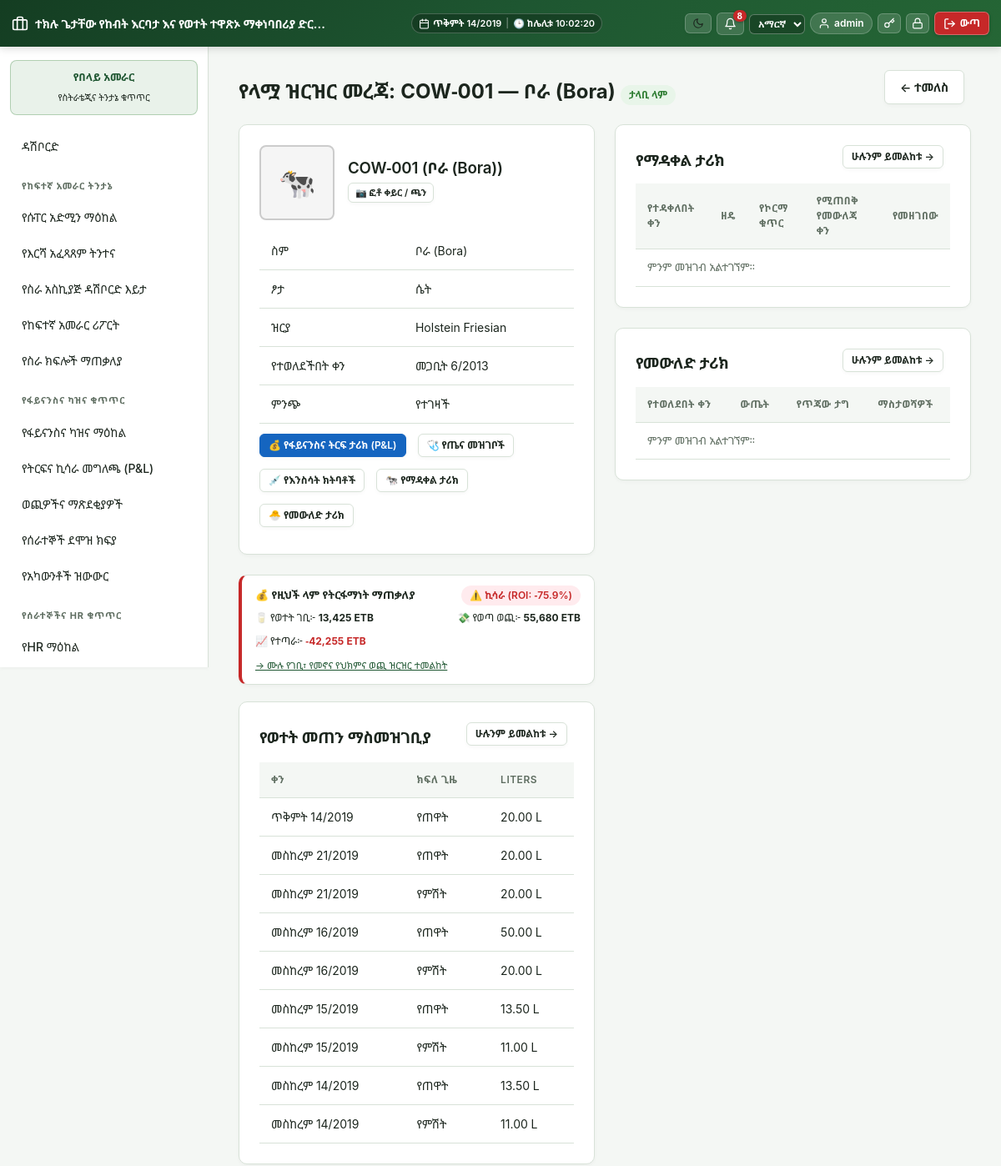
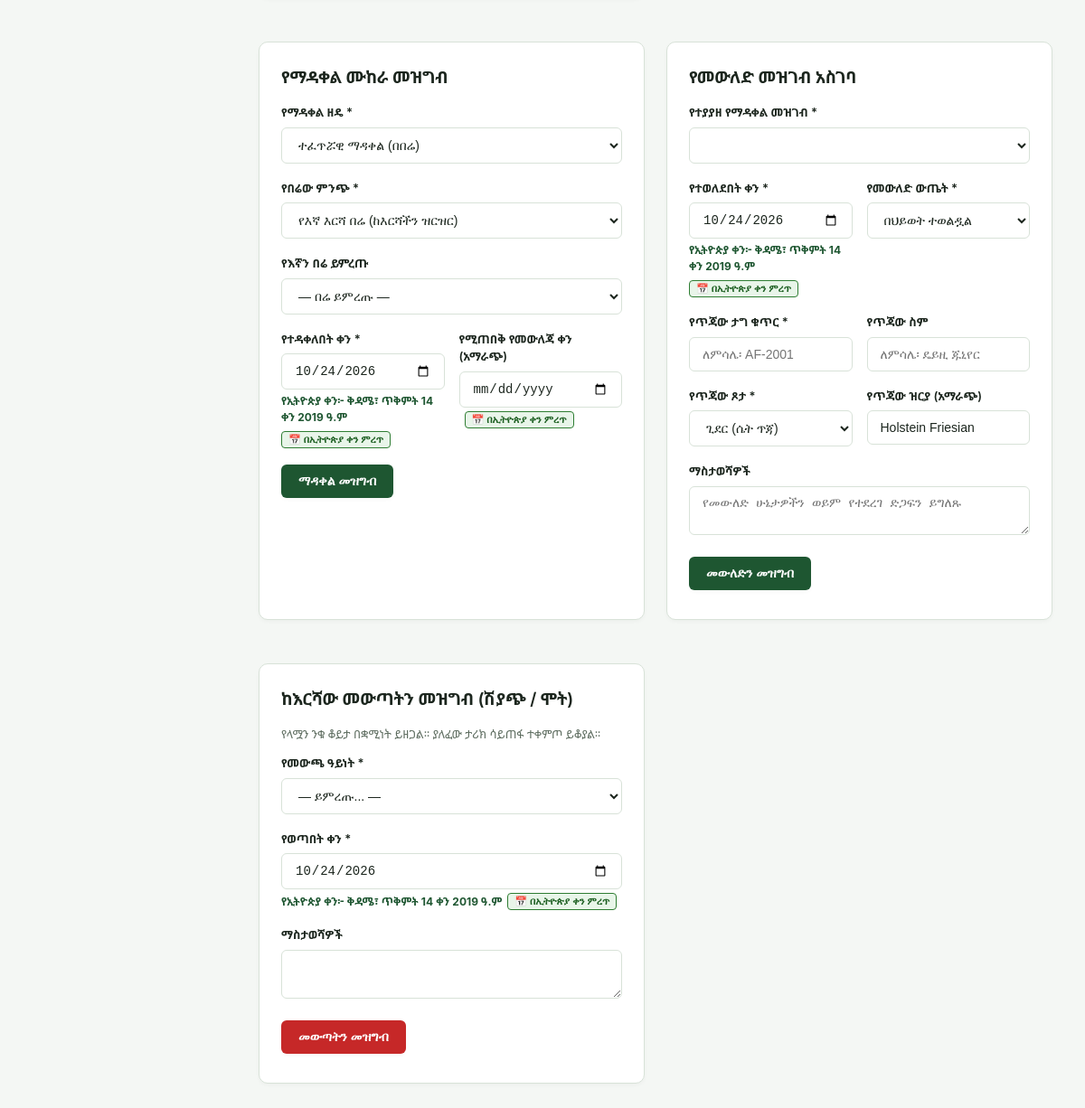
Screenshot of /modules/dairy/cow_view.php (signed in) with the database file from the repository (2 pictures, top to bottom).
### tables this page shows
CREATE TABLE `dairy_cows` (
  `id` int(11) NOT NULL,
  `tag_number` varchar(50) NOT NULL,
  `name` varchar(100) DEFAULT NULL,
  `photo_path` varchar(255) DEFAULT NULL,
  `sex` enum('female','male') NOT NULL,
  `date_of_birth` date DEFAULT NULL,
  `breed` varchar(100) DEFAULT NULL,
  `dam_id` int(11) DEFAULT NULL,
  `sire_id` int(11) DEFAULT NULL,
  `cow_group_id` int(11) DEFAULT NULL,
  `lifecycle_status` enum('registered','calf','heifer','milking','dry','pregnant','sold','deceased') NOT NULL DEFAULT 'registered',
  `is_sick` tinyint(1) NOT NULL DEFAULT 0,
  `acquired_date` date DEFAULT NULL,
  `purchase_price` decimal(12,2) NOT NULL DEFAULT 0.00,
  `source` enum('born_on_farm','purchased') DEFAULT NULL,
  `created_at` datetime DEFAULT current_timestamp(),
  `updated_at` datetime DEFAULT current_timestamp() ON UPDATE current_timestamp()
);

CREATE TABLE `dairy_milk_yield_entries` (
  `id` int(11) NOT NULL,
  `milking_session_id` int(11) NOT NULL,
  `cow_id` int(11) NOT NULL,
  `yield_liters` decimal(6,2) NOT NULL,
  `observation` varchar(255) DEFAULT NULL,
  `flagged_abnormal` tinyint(1) NOT NULL DEFAULT 0,
  `recorded_by` int(11) NOT NULL,
  `created_at` datetime DEFAULT current_timestamp()
);

CREATE TABLE `dairy_milking_sessions` (
  `id` int(11) NOT NULL,
  `session_date` date NOT NULL,
  `session_type` enum('morning','evening') NOT NULL,
  `recorded_by` int(11) NOT NULL,
  `closed_at` datetime DEFAULT NULL,
  `calf_liters` decimal(10,2) NOT NULL DEFAULT 0.00,
  `other_liters` decimal(10,2) NOT NULL DEFAULT 0.00,
  `notes` text DEFAULT NULL
);

### modules/dairy/cow_view.php (the view, shortened to what the rows shown need)
<?php
require_once __DIR__ . '/../../includes/functions.php';
require_once __DIR__ . '/../../includes/auth.php';
$id = (int) ($_GET['id'] ?? 0);
$stmtCow = db()->prepare("SELECT * FROM dairy_cows WHERE id = ?");
$stmtCow->execute([$id]);
$cow = $id > 0 ? $stmtCow->fetch() : null;
if (!$cow) {
    $firstId = db()->query("SELECT id FROM dairy_cows ORDER BY id ASC LIMIT 1")->fetchColumn();
    if ($firstId) {
        $id = (int)$firstId;
        $stmtCow->execute([$id]);
        $cow = $stmtCow->fetch();
    } else {
        flash('No cow records found.', 'error');
        header('Location: ' . BASE_URL . '/modules/dairy/cows.php');
        exit;
    }
}
require_once __DIR__ . '/../../includes/header.php';
$yields = db()->prepare(
    "SELECT e.yield_liters, e.created_at, s.session_date, s.session_type
     FROM dairy_milk_yield_entries e JOIN dairy_milking_sessions s ON s.id = e.milking_session_id
     WHERE e.cow_id = ? ORDER BY s.session_date DESC LIMIT 10"
);
$yields->execute([$id]);
$yields = $yields->fetchAll();
$active = cow_is_active($cow);
?>
<div style="display:flex;justify-content:space-between;align-items:center;margin-bottom:16px;flex-wrap:wrap;gap:10px">
    <h2 class="mt-0" style="margin:0"><?= h(t('dairy.cow_profile', 'Cow Profile')) ?>: <?= h($cow['tag_number']) ?> <?= $cow['name'] ? '— ' . h($cow['name']) : '' ?> <span class="badge <?= h($cow['lifecycle_status']) ?>"><?= h(t('dairy.lifecycle_' . $cow['lifecycle_status'], $cow['lifecycle_status'])) ?></span></h2>
    <a href="<?= BASE_URL ?>/modules/dairy/cows.php" class="btn secondary">&larr; <?= h(t('common.back', 'Back to Cow List')) ?></a>
</div>
<div style="display:grid;grid-template-columns:1fr 1fr;gap:24px;margin-bottom:24px">
    <div>
        <div class="card">
            <div style="display:flex;gap:16px;align-items:center;margin-bottom:14px">
                <div>
                    <h3 style="margin:0 0 4px 0"><?= h($cow['tag_number']) ?> <?= $cow['name'] ? '('.h($cow['name']).')' : '' ?></h3>
                    <form method="post" enctype="multipart/form-data" style="display:flex;gap:6px;align-items:center"><?= csrf_field() ?>
                        <label class="btn secondary" style="padding:3px 8px;font-size:11px;cursor:pointer">
                        </label>
                    </form>
                </div>
            </div>
            <table>
                <tr><td><?= h(t('common.name', 'Name')) ?></td><td><?= h($cow['name'] ?: '—') ?></td></tr>
                <tr><td><?= h(t('dairy.sex', 'Sex')) ?></td><td><?= h($cow['sex'] === 'female' ? t('dairy.female', 'Female') : t('dairy.male', 'Male')) ?></td></tr>
                <tr><td><?= h(t('dairy.breed', 'Breed')) ?></td><td><?= h($cow['breed'] ?: '—') ?></td></tr>
                <tr><td><?= h(t('dairy.dob', 'Date of Birth')) ?></td><td><?= h($cow['date_of_birth'] ? eth_date($cow['date_of_birth']) : '—') ?></td></tr>
                <tr><td><?= h(t('dairy.source', 'Source')) ?></td><td><?= h($cow['source'] === 'born_on_farm' ? t('dairy.born_on_farm', 'Born on Farm') : ($cow['source'] === 'purchased' ? t('dairy.purchased', 'Purchased') : '—')) ?></td></tr>
            </table>
        </div>
        <?php $cowFinQuick = cow_financial_summary($id); ?>
        <div class="card">
            <table>
                <tr>
                    <th><?= h(t('common.date', 'Date')) ?></th>
                    <th><?= current_locale() === 'am' ? 'ክፍለ ጊዜ' : 'Session' ?></th>
                    <th><?= h(t('dairy.total_liters', 'Liters')) ?></th>
                </tr>
                <?php foreach ($yields as $y):
                    $sessName = match($y['session_type']) {
                        'morning' => (current_locale() === 'am' ? 'የጠዋት' : 'Morning'),
                        'afternoon' => (current_locale() === 'am' ? 'የከሰዓት' : 'Afternoon'),
                        'evening' => (current_locale() === 'am' ? 'የምሽት' : 'Evening'),
                        default => ucfirst($y['session_type'])
                    };
                ?>
                    <tr><td><?= h(eth_date($y['session_date'])) ?></td><td><?= h($sessName) ?></td><td><?= h($y['yield_liters']) ?> L</td></tr>
                <?php endforeach; ?>
            </table>
        </div>
    </div>
    <div>
        <?php if ($cow['sex'] === 'female'): ?>
            <div class="card">
                <table>
                    <thead>
                        <tr>
                            <th><?= current_locale() === 'am' ? 'የተዳቀለበት ቀን' : 'Breeding Date' ?></th>
                            <th><?= current_locale() === 'am' ? 'ዘዴ' : 'Method' ?></th>
                            <th><?= current_locale() === 'am' ? 'የኮርማ ቁጥር' : 'Sire Ref' ?></th>
                            <th><?= current_locale() === 'am' ? 'የሚጠበቅ የመውለጃ ቀን' : 'Exp Calving' ?></th>
                            <th><?= current_locale() === 'am' ? 'የመዘገበው' : 'Recorded By' ?></th>
                        </tr>
                    </thead>
                </table>
            </div>
            <div class="card">
                <table>
                    <thead>
                        <tr>
                            <th><?= current_locale() === 'am' ? 'የተወለደበት ቀን' : 'Calving Date' ?></th>
                            <th><?= current_locale() === 'am' ? 'ውጤት' : 'Outcome' ?></th>
                            <th><?= current_locale() === 'am' ? 'የጥጃው ታግ' : 'Calf Tag' ?></th>
                            <th><?= h(t('common.notes', 'Notes')) ?></th>
                        </tr>
                    </thead>
                </table>
            </div>
        <?php endif; ?>
    </div>
</div>
<?php if ($active): ?>
    <div style="display:grid;grid-template-columns:1fr 1fr;gap:24px;margin-bottom:24px">
        <?php if ($cow['sex'] === 'female'): ?>
            <div class="card">
                <h3><?= current_locale() === 'am' ? 'የማዳቀል ሙከራ መዝግብ' : 'Record Breeding Attempt' ?></h3>
                <form method="post" id="breedingForm">
                    <div class="form-group">
                        <label><?= current_locale() === 'am' ? 'የማዳቀል ዘዴ *' : 'Breeding Method *' ?></label>
                        <select name="method" required>
                            <option value="natural"><?= current_locale() === 'am' ? 'ተፈጥሯዊ ማዳቀል (በበሬ)' : 'Natural Mating' ?></option>
                        </select>
                    </div>
                    <div class="form-group">
                        <label><?= current_locale() === 'am' ? 'የበሬው ምንጭ *' : 'Sire Source *' ?></label>
                        <select name="sire_source" id="sire_source_select" onchange="toggleSireSource(this.value)">
                            <option value="internal"><?= current_locale() === 'am' ? 'የእኛ እርሻ በሬ (ከእርሻችን ዝርዝር)' : 'Our Farm Bull' ?></option>
                        </select>
                    </div>
                    <div class="form-group" id="internal_bull_group">
                        <label><?= current_locale() === 'am' ? 'የእኛን በሬ ይምረጡ' : 'Select Our Bull' ?></label>
                        <select id="internal_bull_ref">
                            <option value="">— <?= current_locale() === 'am' ? 'በሬ ይምረጡ' : 'Select' ?> —</option>
                        </select>
                    </div>
                    <div class="form-row">
                        <div class="form-group">
                            <label><?= current_locale() === 'am' ? 'የተዳቀለበት ቀን *' : 'Breeding Date *' ?></label>
                            <input type="date" name="breeding_date" value="<?= date('Y-m-d') ?>" required>
                        </div>
                        <div class="form-group">
                            <label><?= current_locale() === 'am' ? 'የሚጠበቅ የመውለጃ ቀን (አማራጭ)' : 'Expected Calving Date (Optional)' ?></label>
                            <input type="date" name="expected_calving_date">
                        </div>
                    </div>
                    <button class="btn" type="submit" name="record_breeding" value="1" onclick="prepareBreedingSubmit()"><?= current_locale() === 'am' ? 'ማዳቀል መዝግብ' : 'Record Breeding' ?></button>
                </form>
            </div>
            <div class="card">
                <h3><?= current_locale() === 'am' ? 'የመውለድ መዝገብ አስገባ' : 'Record Calving / Gestation Exit' ?></h3>
                <form method="post">
                    <div class="form-group">
                        <label><?= current_locale() === 'am' ? 'የተያያዘ የማዳቀል መዝገብ *' : 'Link to Breeding Record *' ?></label>
                        <select name="breeding_record_id" required>
                        </select>
                    </div>
                    <div class="form-row">
                        <div class="form-group">
                            <label><?= current_locale() === 'am' ? 'የተወለደበት ቀን *' : 'Calving Date *' ?></label>
                            <input type="date" name="calving_date" value="<?= date('Y-m-d') ?>" required>
                        </div>
                        <div class="form-group">
                            <label><?= current_locale() === 'am' ? 'የመውለድ ውጤት *' : 'Outcome *' ?></label>
                            <select name="outcome" id="calving_outcome" required onchange="toggleCalfFields(this.value)">
                                <option value="live_birth"><?= current_locale() === 'am' ? 'በህይወት ተወልዷል' : 'Live Birth' ?></option>
                            </select>
                        </div>
                    </div>
                    <div id="calf_details_form">
                        <div class="form-row">
                            <div class="form-group">
                                <label><?= current_locale() === 'am' ? 'የጥጃው ታግ ቁጥር *' : 'Calf Tag Number *' ?></label>
                                <input type="text" name="calf_tag_number" id="calf_tag_number" placeholder="<?= current_locale() === 'am' ? 'ለምሳሌ፡ AF-2001' : 'e.g. AF-2001' ?>">
                            </div>
                            <div class="form-group">
                                <label><?= current_locale() === 'am' ? 'የጥጃው ስም' : 'Calf Name' ?></label>
                                <input type="text" name="calf_name" placeholder="<?= current_locale() === 'am' ? 'ለምሳሌ፡ ዴይዚ ጁኒየር' : 'e.g. Daisy Junior' ?>">
                            </div>
                        </div>
                        <div class="form-row">
                            <div class="form-group">
                                <label><?= current_locale() === 'am' ? 'የጥጃው ጾታ *' : 'Calf Sex *' ?></label>
                                <select name="calf_sex">
                                    <option value="female"><?= current_locale() === 'am' ? 'ጊደር (ሴት ጥጃ)' : 'Female (Heifer)' ?></option>
                                </select>
                            </div>
                            <div class="form-group">
                                <label><?= current_locale() === 'am' ? 'የጥጃው ዝርያ (አማራጭ)' : 'Calf Breed (Optional)' ?></label>
                                <input type="text" name="calf_breed" placeholder="<?= current_locale() === 'am' ? 'ለምሳሌ፡ ቦራን፣ ሆልስታይን' : 'e.g. Holstein' ?>" value="<?= h($cow['breed']) ?>">
                            </div>
                        </div>
                    </div>
                    <div class="form-group">
                        <label><?= h(t('common.notes', 'Notes / Observations')) ?></label>
                        <textarea name="notes" rows="2" placeholder="<?= current_locale() === 'am' ? 'የመውለድ ሁኔታዎችን ወይም የተደረገ ድጋፍን ይግለጹ' : 'Describe calving details or assistance required.' ?>"></textarea>
                    </div>
                    <button class="btn" type="submit" name="record_calving" value="1"><?= current_locale() === 'am' ? 'መውለድን መዝግብ' : 'Record Calving' ?></button>
                </form>
            </div>
        <?php endif; ?>
    </div>
<?php endif; ?>
<?php require_once __DIR__ . '/../../includes/footer.php'; ?>

### rows the page displays
dairy_cows: tag_number "COW-001", name "ቦራ (Bora)", lifecycle_status "ታላቢ ላም", sex "ሴት", breed "Holstein Friesian", date_of_birth "መጋቢት 6/2013", source "የተገዛች", calf_breed "Holstein Friesian"
dairy_milk_yield_entries: milking_session.session_date "ጥቅምት 14/2019", milking_session.session_type "የጠዋት", yield_liters "20.00"
dairy_milk_yield_entries: milking_session.session_date "መስከረም 21/2019", milking_session.session_type "የጠዋት", yield_liters "20.00"
dairy_milk_yield_entries: milking_session.session_date "መስከረም 21/2019", milking_session.session_type "የምሽት", yield_liters "20.00"
dairy_milk_yield_entries: milking_session.session_date "መስከረም 16/2019", milking_session.session_type "የጠዋት", yield_liters "50.00"
dairy_milk_yield_entries: milking_session.session_date "መስከረም 16/2019", milking_session.session_type "የምሽት", yield_liters "20.00"
dairy_milk_yield_entries: milking_session.session_date "መስከረም 15/2019", milking_session.session_type "የጠዋት", yield_liters "13.50"
dairy_milk_yield_entries: milking_session.session_date "መስከረም 15/2019", milking_session.session_type "የምሽት", yield_liters "11.00"
dairy_milk_yield_entries: milking_session.session_date "መስከረም 14/2019", milking_session.session_type "የጠዋት", yield_liters "13.50"
dairy_milk_yield_entries: milking_session.session_date "መስከረም 14/2019", milking_session.session_type "የምሽት", yield_liters "11.00"

### other values shown
$unread "8"
$user['name'] "admin"
t('nav.dashboard') "ዳሽቦርድ"
$sec['title'] "የከፍተኛ አመራር ትንታኔ"
$item['label'] "የሱፐር አድሚን ማዕከል"
$item['label'] "የእርሻ አፈጻጸም ትንተና"
$item['label'] "የስራ አስኪያጅ ዳሽቦርድ እይታ"
$item['label'] "የከፍተኛ አመራር ሪፖርት"
$item['label'] "የስራ ክፍሎች ማጠቃለያ"
$sec['title'] "የፋይናንስና ካዝና ቁጥጥር"
$item['label'] "የፋይናንስና ካዝና ማዕከል"
$item['label'] "የትርፍና ኪሳራ መግለጫ (P&L)"
$item['label'] "ወጪዎችና ማጽደቂያዎች"
$item['label'] "የሰራተኞች ደሞዝ ክፍያ"
$item['label'] "የአካውንቶች ዝውውር"
